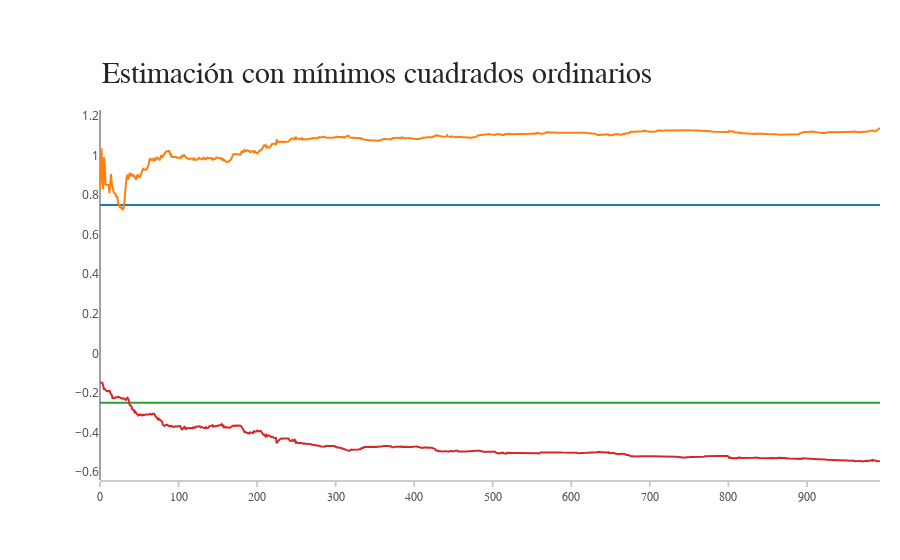

The code cell stored with this chart in its notebook:
### Code cell
trace = go.Scatter(
    y = a1,
    x = np.arange(nobs),
    name = 'Parametro a1')

trace1 = go.Scatter(
    y = c1,
    x = np.arange(nobs),
    name = 'Estimacion a1')

trace2 = go.Scatter(
    y = a2,
    x = np.arange(nobs),
    name = 'Parametro a2')

trace3 = go.Scatter(
    y = c2,
    x = np.arange(nobs),
    name = 'Estimacion a2')

layout = go.Layout(
    xaxis=dict(
        showline=True,
        showgrid=False,
        showticklabels=True,
        linecolor='rgb(204, 204, 204)',
        linewidth=2,
        ticks='outside',
        tickcolor='rgb(204, 204, 204)',
        tickwidth=2,
        ticklen=5,
        tickfont=dict(
            family='Arial',
            size=12,
            color='rgb(82, 82, 82)',
        ),
    ),
    yaxis=dict(
        showgrid=False,
        zeroline=False,
        showline=False,
        showticklabels=True,
    ),
    autosize=False,
    margin=dict(
        autoexpand=False,
        l=100,
        r=20,
        t=110,
    )
)

annotations = []
annotations.append(dict(xref='paper', yref='paper', x=0.0, y=1.05,
                              xanchor='left', yanchor='bottom',
                              text='Estimación con mínimos cuadrados ordinarios',
                              font=dict(family='Arial',
                                        size=30,
                                        color='rgb(37,37,37)'),
                              showarrow=False))

layout['annotations'] = annotations

layout['annotations'] = annotations
traces = [trace, trace1, trace2, trace3]

fig = go.Figure(data=traces, layout=layout)
py.iplot(fig, filename='2')

### Figure 1 — Plotly figure (JSON) as saved in the notebook; plotly's stock layout.template omitted (floating-point values rounded to 4 significant figures; data arrays with more than 128 entries replaced by an {"elided": "..."} marker saying what was removed)
{"data": [{"name": "Parametro a1", "type": "scatter", "uid": "1f1eea4b-09dd-4652-ab5a-245ca343245f", "x": {"elided": "1000 int values"}, "y": {"elided": "994 float values"}}, {"name": "Estimacion a1", "type": "scatter", "uid": "217f9b13-df6b-4d55-9dd8-242087b0f6bb", "x": {"elided": "1000 int values"}, "y": {"elided": "994 float values"}}, {"name": "Parametro a2", "type": "scatter", "uid": "bda58e36-3e2f-40c5-b71e-0ab2a398eb24", "x": {"elided": "1000 int values"}, "y": {"elided": "994 float values"}}, {"name": "Estimacion a2", "type": "scatter", "uid": "91e6e245-717d-49d6-a4c0-26de4a6af22f", "x": {"elided": "1000 int values"}, "y": {"elided": "994 float values"}}], "layout": {"annotations": [{"font": {"color": "rgb(37,37,37)", "family": "Arial", "size": 30}, "showarrow": false, "text": "Estimación con mínimos cuadrados ordinarios", "x": 0, "xanchor": "left", "xref": "paper", "y": 1.05, "yanchor": "bottom", "yref": "paper"}], "autosize": false, "margin": {"autoexpand": false, "l": 100, "r": 20, "t": 110}, "xaxis": {"linecolor": "rgb(204, 204, 204)", "linewidth": 2, "showgrid": false, "showline": true, "showticklabels": true, "tickcolor": "rgb(204, 204, 204)", "tickfont": {"color": "rgb(82, 82, 82)", "family": "Arial", "size": 12}, "ticklen": 5, "ticks": "outside", "tickwidth": 2}, "yaxis": {"showgrid": false, "showline": false, "showticklabels": true, "zeroline": false}}}
